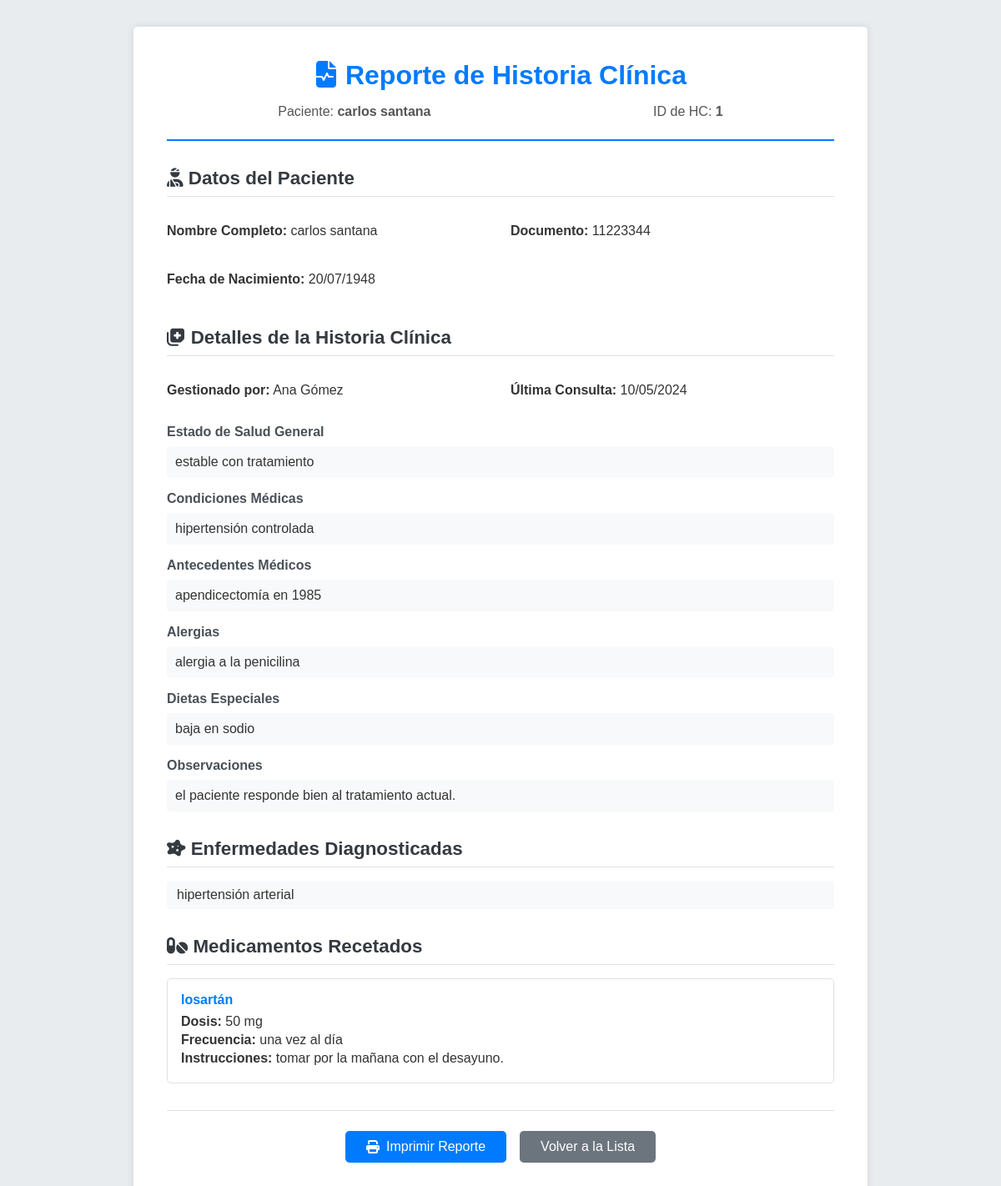
/views/admin/html_admin/reporte_hc_completo.php?id=1 (signed in), run on the app's committed database.
### tables this page shows
create table tb_historia_clinica (
    id_historia_clinica int primary key auto_increment,
    id_paciente int not null,
    id_usuario_administrador int null,
    estado_salud text null,
    condiciones text null,
    antecedentes_medicos text null,
    alergias text null,
    dietas_especiales text null,
    fecha_ultima_consulta date null,
    observaciones text null,
    estado enum('Activo','Inactivo') default 'Activo'
);

create table tb_paciente (
    id_paciente int primary key auto_increment,
    documento_identificacion int not null unique,
    nombre varchar(50) not null,
    apellido varchar(50) not null,
    fecha_nacimiento date not null,
    genero enum('Masculino','Femenino') not null,
    contacto_emergencia varchar(20) not null,
    estado_civil varchar(30) not null,
    tipo_sangre enum('A+','A-','B+','B-','AB+','AB-','O+','O-') not null,
    seguro_medico varchar(100) null,
    numero_seguro varchar(50) null,
    id_usuario_familiar int null,
    estado enum('Activo','Inactivo') default 'Activo'
);

create table tb_usuario (
    id_usuario int primary key auto_increment,
    tipo_documento enum('CC','CE','PA') not null,
    documento_identificacion int not null unique,
    nombre varchar(50) not null,
    apellido varchar(50) not null,
    direccion varchar(250) not null,
    correo_electronico varchar(100) not null unique,
    contraseña varchar(255) not null,
    estado enum('Activo','Inactivo') default 'Activo',
    id_rol int not null,
     
    fecha_contratacion date null,
    tipo_contrato varchar(50) null,
    contacto_emergencia varchar(20) null,
    fecha_nacimiento date null,
     
    parentesco varchar(50) null
);

create table tb_historia_clinica_enfermedad (
    id_hc_enfermedad int primary key auto_increment,
    id_historia_clinica int not null,
    id_enfermedad int not null,
    fecha_diagnostico date null,
    observaciones text null,
    estado enum('Activo','Inactivo') default 'Activo'
);

create table tb_enfermedad (
    id_enfermedad int primary key auto_increment,
    nombre_enfermedad varchar(100) not null,
    descripcion_enfermedad varchar(250) null,
    estado enum('Activo','Inactivo') default 'Activo'
);

create table tb_historia_clinica_medicamento (
    id_hc_medicamento int primary key auto_increment,
    id_historia_clinica int not null,
    id_medicamento int not null,
    dosis varchar(100) null,
    frecuencia varchar(100) null,
    instrucciones varchar(250) null,
    estado enum('Activo','Inactivo') default 'Activo'
);

create table tb_medicamento (
    id_medicamento int primary key auto_increment,
    nombre_medicamento varchar(100) not null,
    descripcion_medicamento varchar(250) null,
    estado enum('Activo','Inactivo') default 'Activo'
);

### models/clases/historia_clinica.php (called while the page is built, shortened)
<?php
require_once __DIR__ . '/../data_base/database.php';
class HistoriaClinica {
    private $conn;
    public function __construct() {
        global $conn;
        $this->conn = $conn;
    }
    public function consultarEnfermedadesAsignadas($id_historia_clinica) {
        $stmt = $this->conn->prepare("CALL consultar_enfermedades_hc(?)");
        $stmt->execute([$id_historia_clinica]);
        return $stmt->fetchAll(PDO::FETCH_ASSOC);
    }
    public function consultarMedicamentosAsignados($id_historia_clinica) {
        $stmt = $this->conn->prepare("CALL consultar_medicamentos_hc(?)");
        $stmt->execute([$id_historia_clinica]);
        return $stmt->fetchAll(PDO::FETCH_ASSOC);
    }
    public function obtenerReporteCompleto($id_historia_clinica) {
        try {
            $stmt = $this->conn->prepare("CALL consultar_reporte_completo_hc(?)");
            $stmt->execute([$id_historia_clinica]);
            return $stmt->fetch(PDO::FETCH_ASSOC);
        } catch (Exception $e) {
            error_log("Error en obtenerReporteCompleto: " . $e->getMessage());
            return null;
        }
    }
}
?>

### views/admin/html_admin/reporte_hc_completo.php (the view, shortened to what this page needs)
<?php
require_once __DIR__ . '/../../../models/clases/historia_clinica.php';
$id_historia_clinica = $_GET['id'];
$modelo_hc = new HistoriaClinica();
$datos_hc = $modelo_hc->obtenerReporteCompleto($id_historia_clinica);
$enfermedades = $modelo_hc->consultarEnfermedadesAsignadas($id_historia_clinica);
$medicamentos = $modelo_hc->consultarMedicamentosAsignados($id_historia_clinica);
$url_volver = 'historia_clinica.php';
?>
<!DOCTYPE html>
<html lang="es">
<head>
    <link rel="stylesheet" href="https://cdnjs.cloudflare.com/ajax/libs/font-awesome/6.2.0/css/all.min.css">
    <link rel="stylesheet" href="../css_admin/reporte_hc.css">
</head>
<body>
    <div class="report-container">
        <div class="report-header">
            <h1><i class="fas fa-file-medical-alt"></i> Reporte de Historia Clínica</h1>
            <div class="header-info">
                <span>Paciente: <strong><?= htmlspecialchars($datos_hc['paciente_nombre'] . ' ' . $datos_hc['paciente_apellido']) ?></strong></span>
                <span>ID de HC: <strong><?= htmlspecialchars($datos_hc['id_historia_clinica']) ?></strong></span>
            </div>
        </div>
        <div class="report-section">
            <h2><i class="fas fa-user-injured"></i> Datos del Paciente</h2>
            <div class="details-grid">
                <p><strong>Nombre Completo:</strong> <?= htmlspecialchars($datos_hc['paciente_nombre'] . ' ' . $datos_hc['paciente_apellido']) ?></p>
                <p><strong>Documento:</strong> <?= htmlspecialchars($datos_hc['paciente_documento']) ?></p>
                <p><strong>Fecha de Nacimiento:</strong> <?= htmlspecialchars(date("d/m/Y", strtotime($datos_hc['paciente_fecha_nacimiento']))) ?></p>
            </div>
        </div>
        <div class="report-section">
            <h2><i class="fas fa-notes-medical"></i> Detalles de la Historia Clínica</h2>
            <div class="details-grid">
                 <p><strong>Gestionado por:</strong> <?= htmlspecialchars($datos_hc['admin_nombre'] . ' ' . $datos_hc['admin_apellido']) ?></p>
                 <p><strong>Última Consulta:</strong> <?= htmlspecialchars(date("d/m/Y", strtotime($datos_hc['fecha_ultima_consulta']))) ?></p>
            </div>
            <div class="detail-block">
                <h4>Estado de Salud General</h4>
                <p><?= nl2br(htmlspecialchars($datos_hc['estado_salud'])) ?></p>
            </div>
            <div class="detail-block">
                <h4>Condiciones Médicas</h4>
                <p><?= nl2br(htmlspecialchars($datos_hc['condiciones'] ?: 'No especificado')) ?></p>
            </div>
            <div class="detail-block">
                <h4>Antecedentes Médicos</h4>
                <p><?= nl2br(htmlspecialchars($datos_hc['antecedentes_medicos'] ?: 'No especificado')) ?></p>
            </div>
            <div class="detail-block">
                <h4>Alergias</h4>
                <p><?= nl2br(htmlspecialchars($datos_hc['alergias'] ?: 'No especificado')) ?></p>
            </div>
             <div class="detail-block">
                <h4>Dietas Especiales</h4>
                <p><?= nl2br(htmlspecialchars($datos_hc['dietas_especiales'] ?: 'No especificado')) ?></p>
            </div>
            <div class="detail-block">
                <h4>Observaciones</h4>
                <p><?= nl2br(htmlspecialchars($datos_hc['observaciones'] ?: 'No especificado')) ?></p>
            </div>
        </div>
        <div class="report-section">
            <h2><i class="fas fa-disease"></i> Enfermedades Diagnosticadas</h2>
            <?php if (empty($enfermedades)): ?>
                <p>No hay enfermedades registradas en esta historia clínica.</p>
            <?php else: ?>
                <ul>
                    <?php foreach ($enfermedades as $enf): ?>
                        <li><?= htmlspecialchars($enf['nombre_enfermedad']) ?></li>
                    <?php endforeach; ?>
                </ul>
            <?php endif; ?>
        </div>
        <div class="report-section">
            <h2><i class="fas fa-pills"></i> Medicamentos Recetados</h2>
            <?php if (empty($medicamentos)): ?>
                <p>No hay medicamentos recetados en esta historia clínica.</p>
            <?php else: ?>
                <div class="medicamentos-list">
                    <?php foreach ($medicamentos as $med): ?>
                        <div class="medicamento-item">
                            <h4><?= htmlspecialchars($med['nombre_medicamento']) ?></h4>
                            <p><strong>Dosis:</strong> <?= htmlspecialchars($med['dosis']) ?></p>
                            <p><strong>Frecuencia:</strong> <?= htmlspecialchars($med['frecuencia']) ?></p>
                            <p><strong>Instrucciones:</strong> <?= nl2br(htmlspecialchars($med['instrucciones'] ?: 'Sin instrucciones adicionales.')) ?></p>
                        </div>
                    <?php endforeach; ?>
                </div>
            <?php endif; ?>
        </div>
        <div class="report-footer">
            <button onclick="window.print()" class="btn btn-primary"><i class="fas fa-print"></i> Imprimir Reporte</button>
            <a href="<?= $url_volver ?>" class="btn btn-secondary">Volver a la Lista</a>
        </div>
    </div>
</body>
</html>

### views/admin/css_admin/reporte_hc.css (style rules this page uses)
body { font-family: 'Poppins', sans-serif; background-color: #e9ecef; color: #333; margin: 0; padding: 2rem; }
.report-container { max-width: 800px; margin: auto; background-color: #fff; padding: 2.5rem; border-radius: 5px; box-shadow: 0 0 10px rgba(0,0,0,0.1); }
.report-header { text-align: center; border-bottom: 2px solid #007bff; padding-bottom: 1.5rem; margin-bottom: 2rem; }
.report-header h1 { color: #007bff; margin: 0; }
.header-info { margin-top: 1rem; display: flex; justify-content: space-around; color: #555; }
.report-section { margin-bottom: 2rem; }
.report-section h2 { font-size: 1.4rem; color: #343a40; border-bottom: 1px solid #dee2e6; padding-bottom: 0.5rem; margin-bottom: 1rem; }
.details-grid { display: grid; grid-template-columns: 1fr 1fr; gap: 0.5rem 1.5rem; margin-bottom: 1rem; }
.detail-block { margin-top: 1rem; }
.detail-block h4 { margin: 0 0 0.5rem 0; font-weight: 600; color: #495057; }
.detail-block p { margin: 0; padding: 10px; background-color: #f8f9fa; border-radius: 4px; white-space: pre-wrap; }
ul { list-style: none; padding-left: 0; }
ul li { background-color: #f8f9fa; padding: 8px 12px; border-radius: 4px; margin-bottom: 5px; }
.medicamentos-list { display: grid; grid-template-columns: 1fr; gap: 1rem; }
.medicamento-item { border: 1px solid #dee2e6; border-radius: 5px; padding: 1rem; }
.medicamento-item h4 { margin: 0 0 0.5rem 0; color: #007bff; }
.medicamento-item p { margin: 0.25rem 0; }
.report-footer { text-align: center; margin-top: 2rem; padding-top: 1.5rem; border-top: 1px solid #dee2e6; display: flex; justify-content: center; gap: 1rem; }
.btn { padding: 10px 25px; border: none; border-radius: 5px; font-size: 1rem; cursor: pointer; text-decoration: none; display: inline-flex; align-items: center; gap: 8px; }
.btn-primary { background-color: #007bff; color: white; }
.btn-secondary { background-color: #6c757d; color: white; }

### data on the page
tb_historia_clinica: id_paciente.apellido "carlos santana", id_historia_clinica "1", id_paciente.documento_identificacion "11223344", id_paciente.fecha_nacimiento "20/07/1948", id_usuario_administrador.apellido "Ana Gómez", fecha_ultima_consulta "10/05/2024", estado_salud "estable con tratamiento", condiciones "hipertensión controlada", antecedentes_medicos "apendicectomía en 1985", alergias "alergia a la penicilina", dietas_especiales "baja en sodio", observaciones "el paciente responde bien al tratamiento actual."
tb_historia_clinica_enfermedad: id_enfermedad.nombre_enfermedad "hipertensión arterial"
tb_historia_clinica_medicamento: id_medicamento.nombre_medicamento "losartán", dosis "50 mg", frecuencia "una vez al día", instrucciones "tomar por la mañana con el desayuno."
